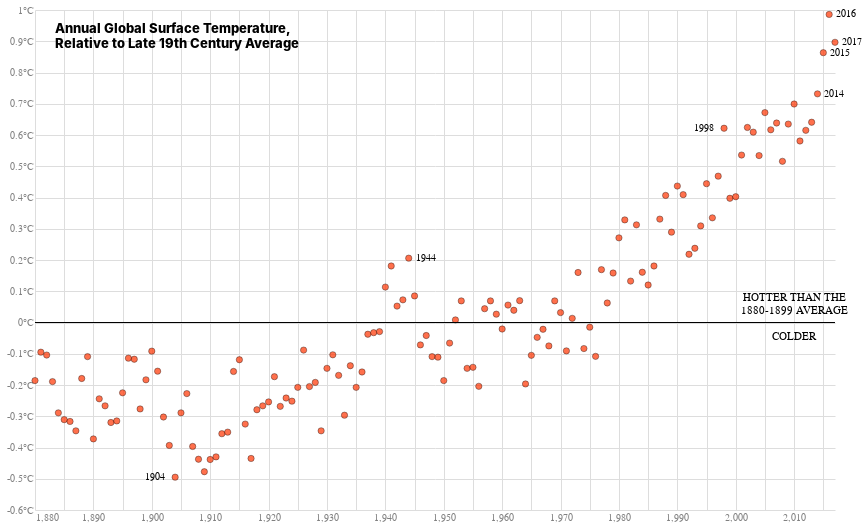

Notebook cell for this chart:
### Code cell
import pandas as pd
import altair as alt

df = pd.read_csv("data/temperature.csv", skiprows=1)
df["avg"] = (df["Jan"] + df["Feb"] + df["Mar"] + df["Apr"] + df["May"] + df["Jun"] + df["Jul"] + df["Aug"] + df["Sep"] +
             df["Oct"] + df["Nov"] + df["Dec"]) / 12
df["avg"].round(2)
lst = []
for i in range(1880, 2018):
    if i in [1944, 2014, 2015, 2016, 2017]:
        lst.append(str(i))
    else:
        lst.append("")

lst1 = []
for i in range(1880, 2018):
    if i in [1998, 1904]:
        lst1.append(str(i))
    else:
        lst1.append("")

df["label"] = lst
df["label2"] = lst1
degree_sign = u'\N{DEGREE SIGN}'
chart = alt.Chart(df, title=['Annual Global Surface Temperature,', 'Relative to Late 19th Century Average']).mark_point(
    stroke='black', strokeWidth=0.5, filled=True, fill='#ff3300', size=40).encode(
    alt.X('Year',
          title=None,
          axis=alt.Axis(title='', tickSize=0, labelColor='grey'),
          scale=alt.Scale(domain=[1880, 2017], nice=False)
          ),
    alt.Y('avg',
          title=None,
          axis=alt.Axis(title='',
                        labelExpr=("datum.value+'" + degree_sign + "C'")
                        )
          )
).properties(
    width=800,
    height=500
)

text = chart.mark_text(
    align='left',
    baseline='middle',
    fontSize=10,
    dx=7
).encode(
    text='label'
)
text1 = chart.mark_text(
    align='left',
    baseline='middle',
    fontSize=10,
    dx=-30
).encode(
    text='label2'
)
line = alt.Chart(pd.DataFrame({'y': [0.0]})).mark_rule().encode(y='y')

axis_text = alt.Chart(pd.DataFrame([{'x': 2010, 'y': 0}])).mark_text(
    text=['HOTTER THAN THE', '1880-1899 AVERAGE', '', 'COLDER'],
    dy=-25
).encode(
    x='x:Q',
    y='y:Q'
)

alt.layer(chart, text, text1, line, axis_text).configure_point(
    color='gray',
    fill='#E55B13',
    strokeWidth=0.8
).configure_title(
    anchor='start',
    dx=50,
    dy=50,
    fontWeight=800
).configure_axis(
    labelColor='gray',
    ticks=False,
    domain=False,
).configure_view(
    strokeOpacity=0
)

### Figure 1 — Vega-Lite specification as saved in the notebook (floating-point values rounded to 4 significant figures; data arrays with more than 128 entries replaced by an {"elided": "..."} marker saying what was removed)
{"config": {"view": {"continuousWidth": 400, "continuousHeight": 300, "strokeOpacity": 0}, "axis": {"domain": false, "labelColor": "gray", "ticks": false}, "point": {"color": "gray", "fill": "#E55B13", "strokeWidth": 0.8}, "title": {"anchor": "start", "dx": 50, "dy": 50, "fontWeight": 800}}, "layer": [{"data": {"name": "data-a578b647928a22ce383510a770d609db"}, "mark": {"type": "point", "fill": "#ff3300", "filled": true, "size": 40, "stroke": "black", "strokeWidth": 0.5}, "encoding": {"x": {"type": "quantitative", "axis": {"labelColor": "grey", "tickSize": 0, "title": ""}, "field": "Year", "scale": {"domain": [1880, 2017], "nice": false}, "title": null}, "y": {"type": "quantitative", "axis": {"labelExpr": "datum.value+'°C'", "title": ""}, "field": "avg", "title": null}}, "height": 500, "title": ["Annual Global Surface Temperature,", "Relative to Late 19th Century Average"], "width": 800}, {"data": {"name": "data-a578b647928a22ce383510a770d609db"}, "mark": {"type": "text", "align": "left", "baseline": "middle", "dx": 7, "fontSize": 10}, "encoding": {"text": {"type": "nominal", "field": "label"}, "x": {"type": "quantitative", "axis": {"labelColor": "grey", "tickSize": 0, "title": ""}, "field": "Year", "scale": {"domain": [1880, 2017], "nice": false}, "title": null}, "y": {"type": "quantitative", "axis": {"labelExpr": "datum.value+'°C'", "title": ""}, "field": "avg", "title": null}}, "height": 500, "title": ["Annual Global Surface Temperature,", "Relative to Late 19th Century Average"], "width": 800}, {"data": {"name": "data-a578b647928a22ce383510a770d609db"}, "mark": {"type": "text", "align": "left", "baseline": "middle", "dx": -30, "fontSize": 10}, "encoding": {"text": {"type": "nominal", "field": "label2"}, "x": {"type": "quantitative", "axis": {"labelColor": "grey", "tickSize": 0, "title": ""}, "field": "Year", "scale": {"domain": [1880, 2017], "nice": false}, "title": null}, "y": {"type": "quantitative", "axis": {"labelExpr": "datum.value+'°C'", "title": ""}, "field": "avg", "title": null}}, "height": 500, "title": ["Annual Global Surface Temperature,", "Relative to Late 19th Century Average"], "width": 800}, {"data": {"name": "data-6f5cbcae4d1d760039d98b58f1e752eb"}, "mark": "rule", "encoding": {"y": {"type": "quantitative", "field": "y"}}}, {"data": {"name": "data-05dbbd9cfa86d469e4a4fb1036e21ccf"}, "mark": {"type": "text", "dy": -25, "text": ["HOTTER THAN THE", "1880-1899 AVERAGE", "", "COLDER"]}, "encoding": {"x": {"type": "quantitative", "field": "x"}, "y": {"type": "quantitative", "field": "y"}}}], "$schema": "https://vega.github.io/schema/vega-lite/v4.8.1.json", "datasets": {"data-a578b647928a22ce383510a770d609db": {"elided": "138 records"}, "data-6f5cbcae4d1d760039d98b58f1e752eb": [{"y": 0.0}], "data-05dbbd9cfa86d469e4a4fb1036e21ccf": [{"x": 2010, "y": 0}]}}
